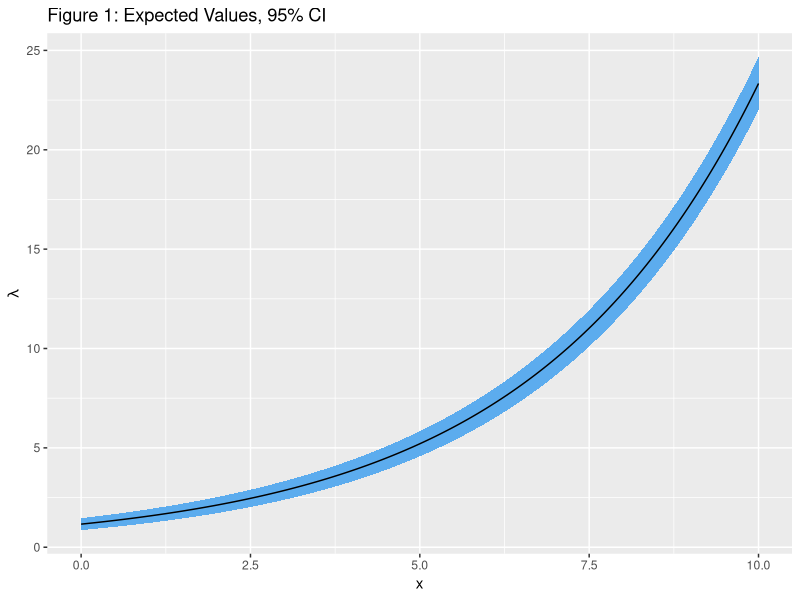
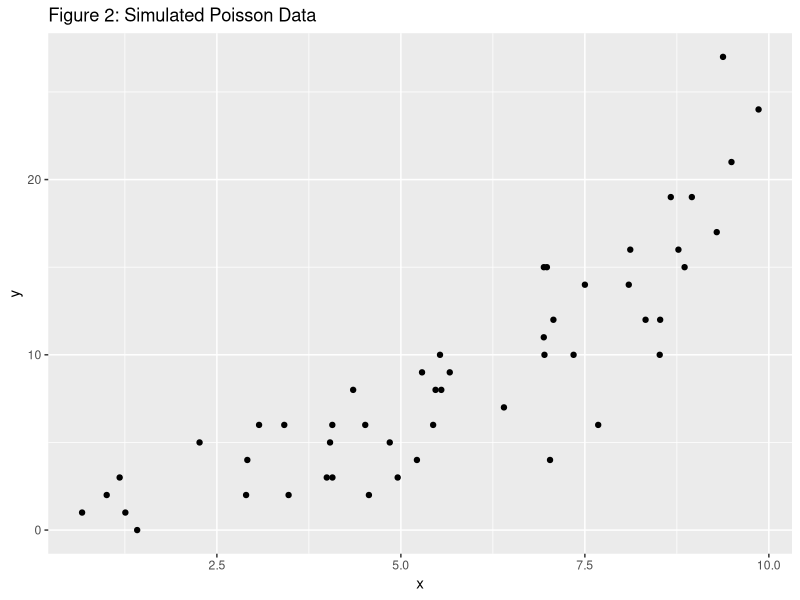
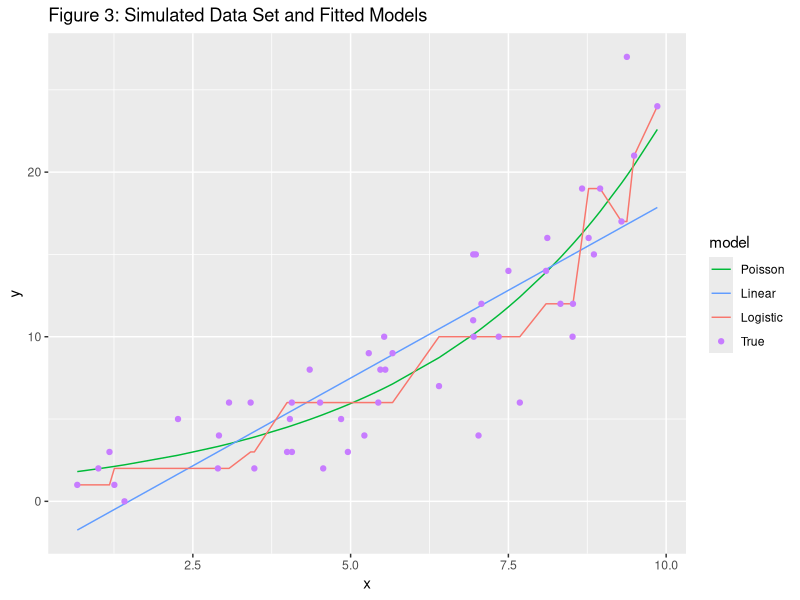
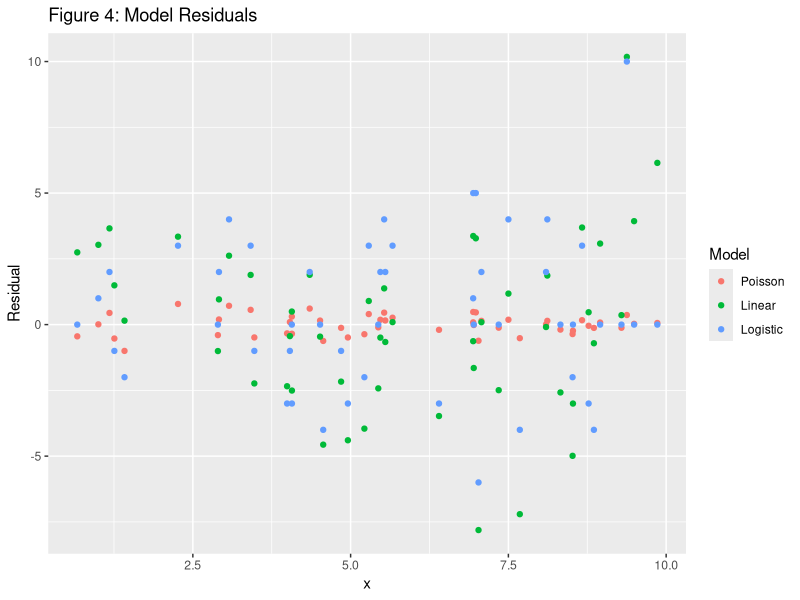
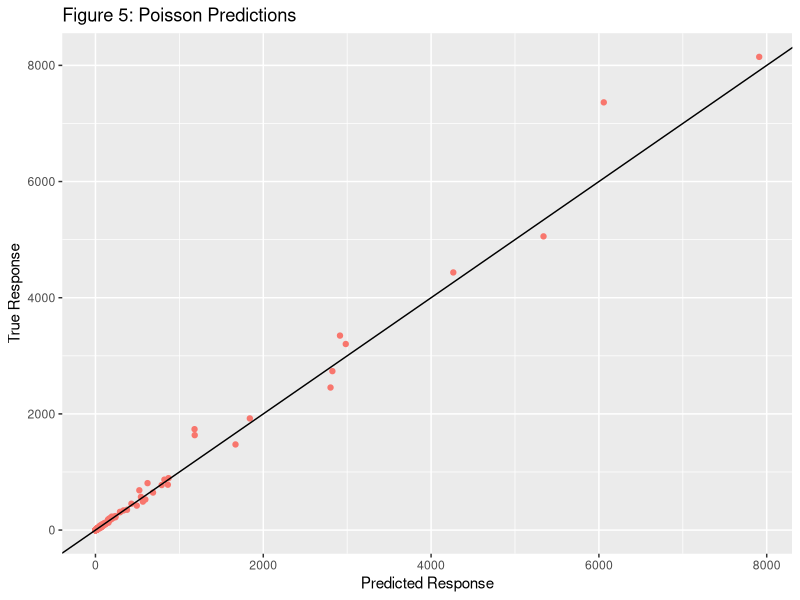
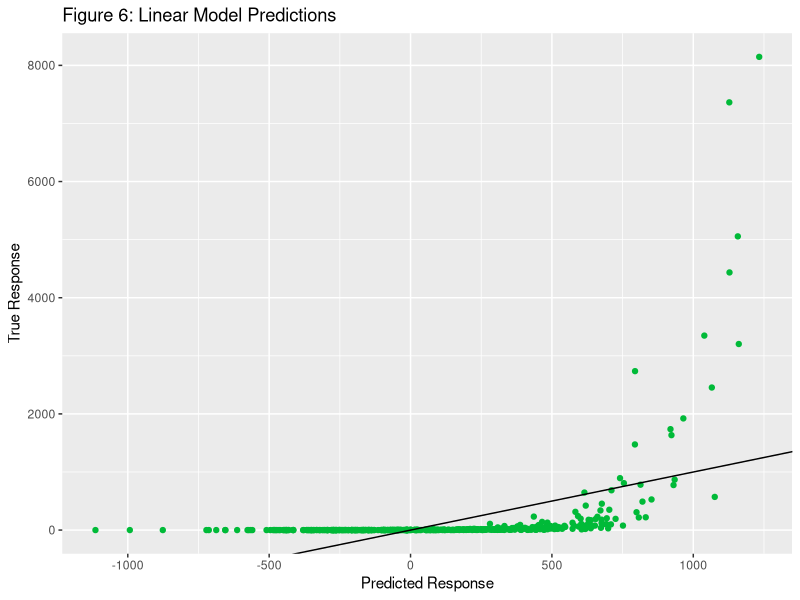
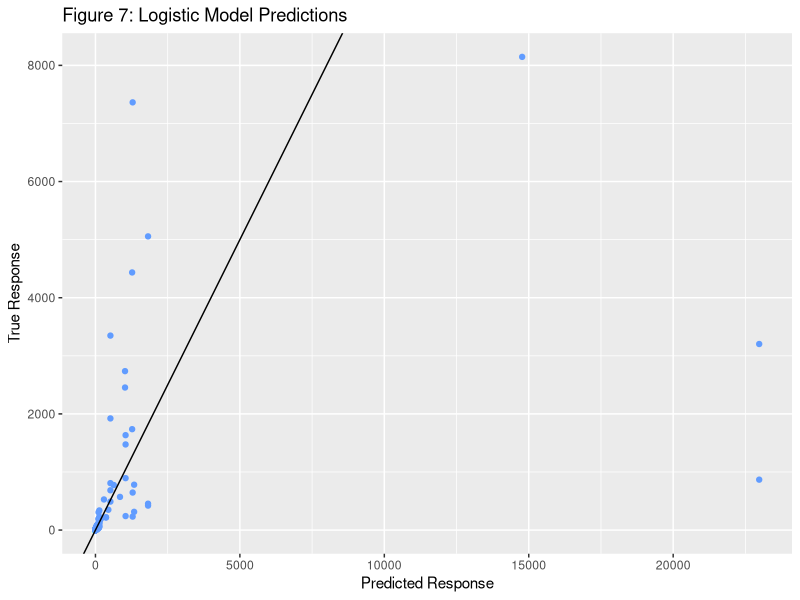
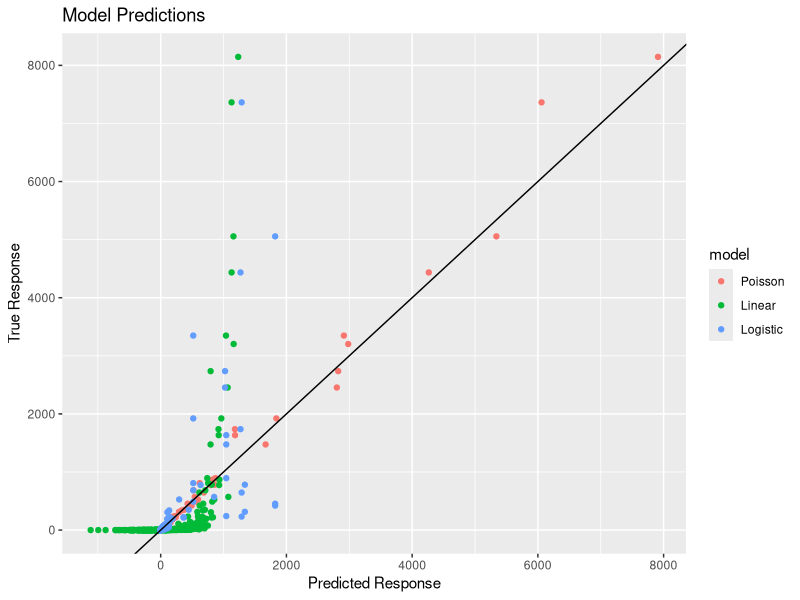

Here is the R script that generated these plots, in order:
## ---- chunk 1
knitr::opts_chunk$set(echo = TRUE)
library(ggplot2)
## ---- chunk 2

set.seed(1999)

# set parameters
n <- 50
b0 <- 0.15
b1 <- 0.3

xs <- seq(0, 10, 0.05)
lam <- exp(b0 + b1*xs)
upperCI <- lam + 1.96*sqrt(lam/n)
lowerCI <- lam - 1.96*sqrt(lam/n)

probs <- data.frame(
  x = xs,
  lam = lam,
  upperCI = upperCI,
  lowerCI = lowerCI
)

# random sample
x <- runif(n, min = 0, max = 10)
lam = exp(b0 + b1*x)

y = c()
for (i in 1:n)
  y[i] <- rpois(1, lam[i])

smpl <- data.frame(x, y)

ggplot(data = probs, 
  aes(x = x, y = lam)) + 
  geom_ribbon(aes(ymin = lam - 1.96*sqrt(lam/n),
                  ymax = lam + 1.96*sqrt(lam/n)),
              fill = "steelblue2") +
  geom_line() +
  labs(title="Figure 1: Expected Values, 95% CI", x="x", y=expression(lambda))

ggplot(data = smpl, 
  aes(x = x, y = y)) + 
  geom_point() +
  labs(title="Figure 2: Simulated Poisson Data", x="x", y="y")
## ---- chunk 3
# poisson regression
mod.pois <- glm(
  y ~ x, 
  data = smpl,
  family = poisson
)
summary(mod.pois)
## ---- chunk 4
# linear regression
mod.lm <- lm(
  y ~ x, 
  data = smpl,
)
summary(mod.lm)
## ---- chunk 5
# multinomial logistic regression
mod.multilog <- nnet::multinom(
  y ~ x, 
  data = smpl)
summary(mod.multilog)

multilog_fit <- predict(mod.multilog, newdata = smpl$x, type = "class")
multilog_fit <- as.numeric(levels(multilog_fit))[multilog_fit]
## ---- chunk 6
# plot simulated data and model fits

library(reshape2)
data <- data.frame(x,
                   Poisson = mod.pois$fitted.values,
                   Linear = mod.lm$fitted.values, 
                   Logistic = multilog_fit,
                   True = y)

# melt data frame into long format
mdata <- melt(data, id.vars = 'x', variable.name = "model")

ggplot(data = subset(mdata, model != "True"), 
  aes(x = x, y = value, color = model)) + 
  geom_line() +
  geom_point(data = subset(mdata, model == "True")) +
  labs(title="Figure 3: Simulated Data Set and Fitted Models", x="x", y="y") +
  scale_color_discrete(name="Model") +
  scale_color_manual(values=c("#00BA38", "#619CFF", "#F8766D", "#C77CFF"))
## ---- chunk 7
# compare model residuals

resid <- data.frame(x = x,
                    Poisson = mod.pois$residuals,
                    Linear = mod.lm$residuals, 
                    Logistic = y - multilog_fit)

mres <- melt(resid, id.vars = 'x', variable.name = "model")

ggplot(data = mres,
  aes(x = x, y = value, color = model)) + 
  geom_point() +
  labs(title="Figure 4: Model Residuals", x="x", y="Residual") +
  scale_color_discrete(name="Model")

#plot(mod.lm$fitted.values, mod.lm$residuals)
#plot(mod.pois$fitted.values, mod.pois$residuals)
#plot(mod.pois$fitted.values, mod.pois$residuals/sqrt(mod.pois$residuals))
#plot(multilog_fit, resid$log)
## ---- chunk 8

set.seed(123)

# set parameters
n <- 1000
beta <- matrix(c(log(2), 0.5, 0.2, 1, -0.3), ncol=5)

# random sample
x1 <- rnorm(n)
x2 <- rbinom(n, 1, 0.5)
x3 <- rnorm(n, mean = 2*x1 + 0.5*x2)
x4 <- rnorm(n, sd = 2)

#x1 <- rnorm(n, sd = 3)
#x2 <- rnorm(n, sd = 3)
#x3 <- rnorm(n, sd = 3)
#x4 <- rnorm(n, sd = 3)

# calculate lambdas
X <- matrix(c(rep(1,n),x1, x2, x3, x4), ncol = 5)
lam <- exp(beta %*% t(X) + rnorm(n, sd=0.1))

# generate Poisson responses
y <- rpois(n, lam)
smpl <- data.frame(X, y)

# split data into training and testing set
train <- sample(1:n, n/2)
y.train <- smpl[train , "y"]
y.test <- smpl[-train , "y"]
## ---- chunk 9
# fit Poisson regression
mod.pois <- glm(
  y ~ .-X1, 
  data = smpl,
  family = poisson,
  subset = train,
)
summary(mod.pois)

# predict on testing data
yhat.pois <- predict(mod.pois, newdata = smpl[-train, ], type = "response")
pois.MSE <- mean((yhat.pois - y.test)^2)
pois.MSE

# save in data frame
predictions <- data.frame(#index = 1:length(y.test),
                    #X[-train,],
                    true = y.test,
                    Poisson = yhat.pois)

ggplot(predictions, aes(x=Poisson, y=true)) +
  geom_point(colour = '#F8766D') +
  geom_abline() +
  labs(title="Figure 5: Poisson Predictions", x="Predicted Response", y="True Response") + 
  theme(legend.position = "none") 
## ---- chunk 10
# linear regression
mod.lm <- lm(
  y ~ .-X1,
  data = smpl,
  subset = train
)
summary(mod.lm)

# predict on testing data
yhat.lm <- predict(mod.lm, newdata = smpl[-train, ])
lm.MSE <- mean((yhat.lm - y.test)^2)
lm.MSE

# save in data frame
predictions <- cbind(predictions, Linear = yhat.lm)

ggplot(predictions, aes(x=Linear, y=true)) +
  geom_point(colour = '#00BA38') +
  geom_abline() +
  labs(title="Figure 6: Linear Model Predictions", x="Predicted Response", y="True Response") + 
  theme(legend.position = "none") 
## ---- chunk 11
# multinomial logistic regression
mod.multilog <- nnet::multinom(
  y ~ .-X1,
  data = smpl,
  subset = train)
#summary(mod.multilog)

# predict on testing data
yhat.log <- predict(mod.multilog, newdata = smpl[-train,], type = "class")
yhat.log <- as.numeric(levels(yhat.log))[yhat.log]
log.MSE <- mean((yhat.log - y.test)^2)
log.MSE

# save in data frame
predictions <- cbind(predictions, Logistic = yhat.log)

ggplot(predictions, aes(x=Logistic, y=true)) +
  geom_point(colour = '#619CFF') +
  geom_abline() +
  labs(title="Figure 7: Logistic Model Predictions", x="Predicted Response", y="True Response") + 
  theme(legend.position = "none") 
## ---- chunk 12
# compare performance
mpred <- melt(predictions, id.vars = 'true', variable.name = "model")

ggplot(data = subset(mpred, value < 10000),
  aes(x = value, y = true, color = model)) + 
  geom_point() +
  geom_abline() +
  labs(title="Model Predictions", x="Predicted Response", y="True Response") +
  scale_color_discrete(name="Model") + 
  scale_color_manual(values=c("#F8766D", "#00BA38", "#619CFF"))
## ---- chunk 13
# compare residuals

df1 <- data.frame(index = 1:length(y.test),
                    fitted = yhat.pois,
                    resid = y.test - yhat.pois,
                    model = rep("Poisson", length(y.test)))
df2 <- data.frame(index = 1:length(y.test),
                    fitted = yhat.lm,
                    resid = y.test - yhat.lm,
                    model = rep("Linear", length(y.test)))
df3 <- data.frame(index = 1:length(y.test),
                    fitted = yhat.log,
                    resid = y.test - yhat.log,
                    model = rep("Logistic", length(y.test)))
res <- rbind(df1, df2, df3)

# plot residuals for positive, predicted values < 1500
ggplot(data = subset(res, fitted < 1500 & fitted > 0),
  aes(x = fitted, y = resid, color = model)) + 
  geom_point() +
  geom_abline(intercept = 0, slope = 0) +
  labs(title="Figure 8: Model Residuals", x="Predicted Response", y="Residual") +
  scale_color_discrete(name="Model") +
  scale_color_manual(values=c("#00BA38", "#619CFF", "#F8766D"))
